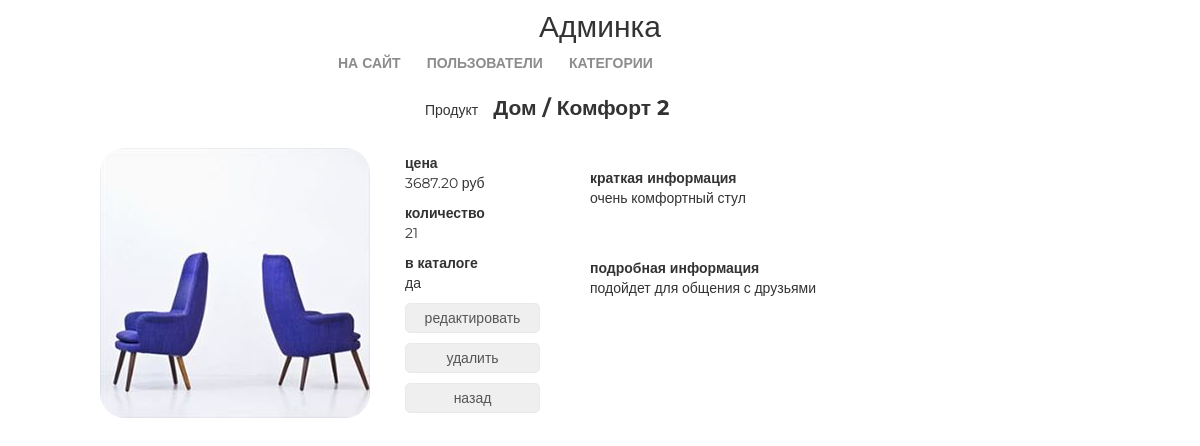
/admin/products/read/2/, run on an earlier commit of the app's database.
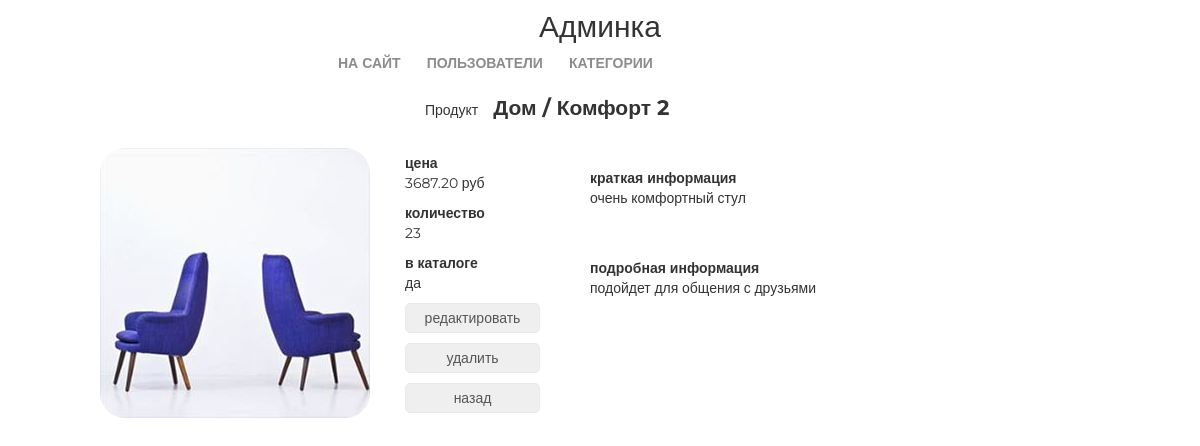
And on a later commit of the database.
### mainapp/models.py (models this page shows, shortened)
class Product(models.Model):
    id = models.AutoField(primary_key=True)
    category = models.ForeignKey(ProductCategory, on_delete=models.CASCADE)
    name = models.CharField(verbose_name='имя продукта', max_length=128)
    image = models.ImageField(upload_to='products_images', blank=True)
    short_desc = models.CharField(verbose_name='краткое описание продукта', max_length=60, blank=True)
    description = models.TextField(verbose_name='описание продукта', blank=True)
    price = models.DecimalField(verbose_name='цена продукта', max_digits=8, decimal_places=2, default=0)
    quantity = models.PositiveIntegerField(verbose_name='количество на складе', default=0)
    is_active = models.BooleanField(verbose_name='категория активна', default=True)

class ProductCategory(models.Model):
    id = models.AutoField(primary_key=True)
    name = models.CharField(verbose_name='название категории', max_length=64, unique=True)
    description = models.TextField(verbose_name='описание категории', blank=True)
    is_active = models.BooleanField(verbose_name='категория активна', default=True)

### adminapp/views.py (the view)
# urls.py: re_path(r'^products/read/(?P<pk>\d+)/$', adminapp.ProductDetailView.as_view(), name='product_read'),
class ProductDetailView(DetailView):
    model = Product
    template_name = 'adminapp/product_read.html'

### mainapp/context_processors.py (called while the page is built)
def basket(request):
    basket_list = []
    if request.user.is_authenticated:
        basket_list = Basket.get_items(user=request.user)
    return {
        'basket': basket_list
    }

### adminapp/templates/adminapp/product_read.html
{% extends 'adminapp/base.html' %}
{% load static %}
{% block content %}
    <div class="product_read">
        <div class="product_name">
            Продукт<strong>{{ object.category.name|title }} / {{ object.name|title }}</strong>
        </div>
        <img src="/media/{{ object.image|default:'products_images/default.jpg' }}" alt="{{ object.name }}">
        <div class="summary">
            <b>цена</b>
            <p>{{ object.price }} руб</p>
            <b>количество</b>
            <p>{{ object.quantity }}</p>
            <b>в каталоге</b>
            <p>{% if object.is_active %}да{% else %}нет{% endif %}</p>
            <p>
                <button>
                    <a href="{% url 'admin:product_update' object.pk %}">редактировать</a>
                </button>
            </p>
            <p>
                <button>
                    <a href="{% url 'admin:product_delete' object.pk %}">удалить</a>
                </button>
            </p>
            <p>
                <button>
                    <a href="{% url 'admin:products' object.category.pk %}">назад</a>
                </button>
            </p>
        </div>
        <div class="product_desc">
            <b>краткая информация</b>
            <p>
                {{ object.short_desc }}
            </p>
            <br>
            <br>
            <b>подробная информация</b>
            <p>
                {{ object.description }}
            </p>
        </div>
    </div>
{% endblock %}

What changed in the data, as far as the page shows it:
changed Product "Комфорт 2": quantity "21" → "23"
